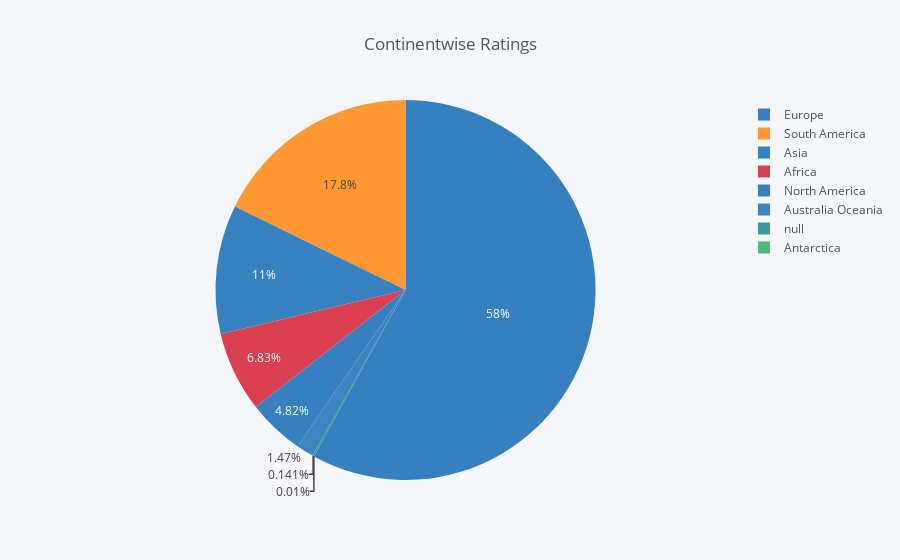

Here is the notebook cell this chart was saved with:
### Markdown cell above
---

### Code cell
football.iplot(kind = 'pie', labels='Continent', values='Ratings', title=' Continentwise Ratings')

### Figure 1 — Plotly figure (JSON) as saved in the notebook; plotly's stock layout.template omitted (floating-point values rounded to 4 significant figures; data arrays with more than 128 entries replaced by an {"elided": "..."} marker saying what was removed)
{"data": [{"labels": {"elided": "10865 str values"}, "marker": {"colors": {"elided": "10865 str values"}}, "name": "", "type": "pie", "values": {"elided": "10865 int values"}}], "layout": {"legend": {"bgcolor": "#F5F6F9", "font": {"color": "#4D5663"}}, "paper_bgcolor": "#F5F6F9", "plot_bgcolor": "#F5F6F9", "title": " Continentwise Ratings", "titlefont": {"color": "#4D5663"}}}
